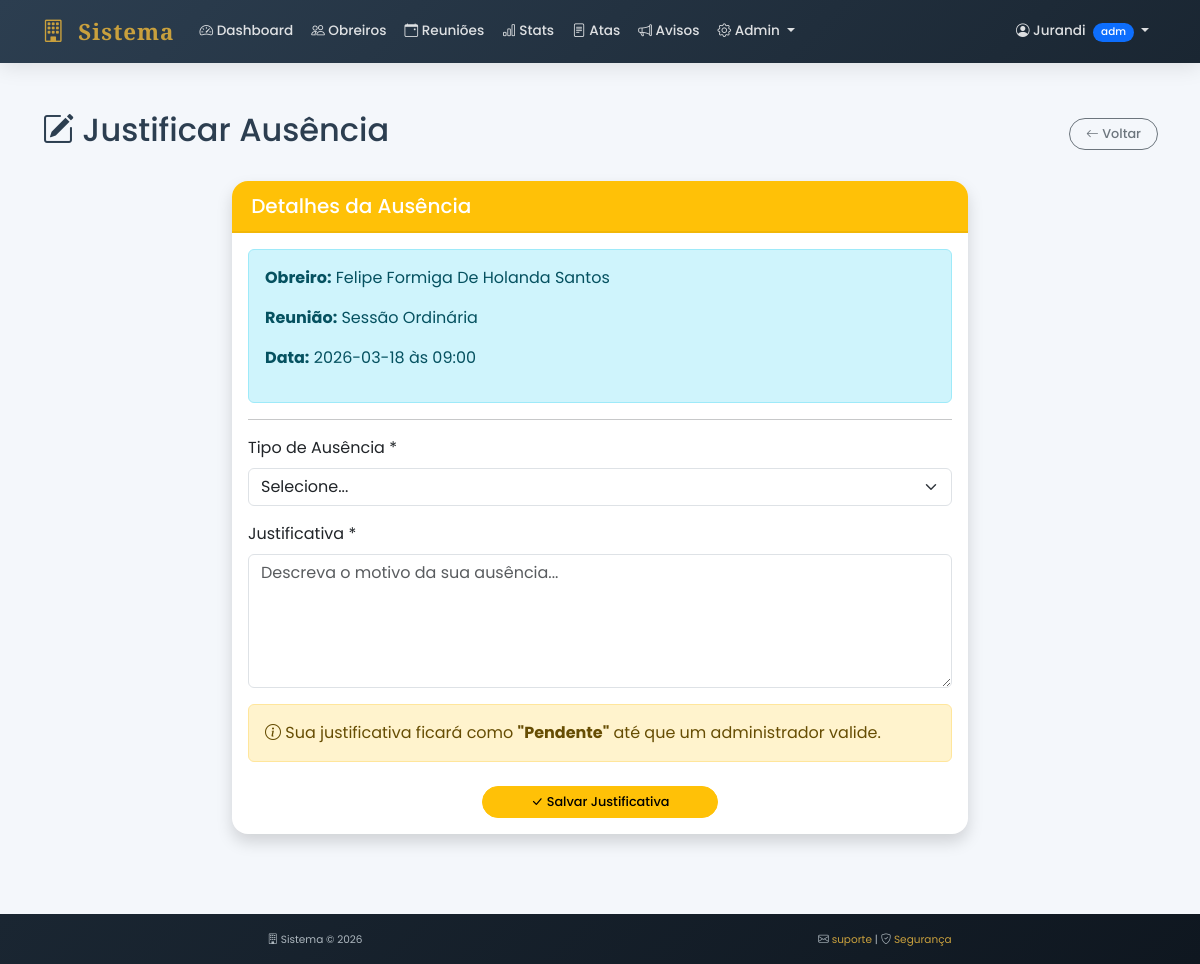
Page /presenca/justificar/9 (signed in) on the committed database.
### tables this page shows
CREATE TABLE usuarios (
        id INTEGER PRIMARY KEY AUTOINCREMENT,
        usuario TEXT UNIQUE NOT NULL,
        senha_hash TEXT NOT NULL,
        tipo TEXT NOT NULL,
        data_cadastro TEXT NOT NULL,
        nome_completo TEXT,
        cim_numero TEXT,
        loja_nome TEXT,
        loja_numero TEXT,
        loja_orient TEXT,
        ativo INTEGER DEFAULT 1
    , nome_maconico TEXT, grau_atual INTEGER DEFAULT 1, data_iniciacao DATE, data_elevacao DATE, data_exaltacao DATE, telefone TEXT, email TEXT, endereco TEXT, foto TEXT);

CREATE TABLE reunioes (
        id INTEGER PRIMARY KEY AUTOINCREMENT,
        titulo TEXT NOT NULL,
        tipo TEXT DEFAULT 'Ordinária',
        grau INTEGER,
        data DATE NOT NULL,
        hora_inicio TIME,
        hora_termino TIME,
        local TEXT,
        loja_id INTEGER,
        pauta TEXT,
        observacoes TEXT,
        status TEXT DEFAULT 'agendada',
        data_criacao TIMESTAMP DEFAULT CURRENT_TIMESTAMP,
        criado_por INTEGER,
        FOREIGN KEY (loja_id) REFERENCES lojas (id),
        FOREIGN KEY (criado_por) REFERENCES usuarios (id)
    );

### app.py (the view, shortened to what this page needs)
@app.route("/presenca/justificar/<int:id>", methods=["GET", "POST"])
@login_required
def justificar_ausencia(id):
    conn = get_db()
    cursor = conn.cursor()
    cursor.execute("""
        SELECT p.*, r.titulo, r.data as reuniao_data, r.hora_inicio,
               u.nome_completo, u.id as obreiro_id
        FROM presenca p
        JOIN reunioes r ON p.reuniao_id = r.id
        JOIN usuarios u ON p.obreiro_id = u.id
        WHERE p.id = ?
    """, (id,))
    presenca = cursor.fetchone()
    if not presenca:
        flash("Registro de presença não encontrado", "danger")
        return redirect("/reunioes")
    cursor.execute("SELECT * FROM tipos_ausencia WHERE ativo = 1")
    tipos_ausencia = cursor.fetchall()
    conn.close()
    return render_template("presenca/justificar.html",
                          presenca=presenca,
                          tipos_ausencia=tipos_ausencia)

### app.py (called while the page is built)
@app.context_processor
def inject_global():
    return {'datetime': datetime, 'now': datetime.now()}

def login_required(f):
    @wraps(f)
    def decorated_function(*args, **kwargs):
        if "usuario" not in session:
            flash("Faça login para acessar esta página", "warning")
            return redirect("/")
        return f(*args, **kwargs)
    return decorated_function

def get_db():
    conn = sqlite3.connect("banco.db")
    conn.row_factory = sqlite3.Row
    return conn

### templates/presenca/justificar.html (shortened to what this page needs)
{% extends "base.html" %}
{% block content %}
<div class="container-fluid py-4">
    <div class="container">
        <div class="d-flex justify-content-between align-items-center mb-4">
            <h2>
                <i class="bi bi-pencil-square"></i>
                Justificar Ausência
            </h2>
            <a href="javascript:history.back()" class="btn btn-outline-secondary">
                <i class="bi bi-arrow-left"></i> Voltar
            </a>
        </div>
        <div class="row">
            <div class="col-md-8 mx-auto">
                <div class="card shadow">
                    <div class="card-header bg-warning text-white">
                        <h5 class="mb-0">Detalhes da Ausência</h5>
                    </div>
                    <div class="card-body">
                        <div class="alert alert-info">
                            <p><strong>Obreiro:</strong> {{ presenca.nome_completo }}</p>
                            <p><strong>Reunião:</strong> {{ presenca.titulo }}</p>
                            <p><strong>Data:</strong>
                                {% if presenca.reuniao_data %}
                                    {{ presenca.reuniao_data[:10] }}
                                    {% if presenca.hora_inicio %}
                                        às {{ presenca.hora_inicio[:5] }}
                                    {% endif %}
                                {% else %}
                                    Data não disponível
                                {% endif %}
                            </p>
                        </div>
                        <hr>
                        <form method="POST" enctype="multipart/form-data">
                            <div class="mb-3">
                                <label class="form-label">Tipo de Ausência *</label>
                                <select class="form-select" name="tipo_ausencia" id="tipo_ausencia" required>
                                    <option value="">Selecione...</option>
                                </select>
                            </div>
                            <div class="mb-3">
                                <label class="form-label">Justificativa *</label>
                                <textarea class="form-control" name="justificativa" rows="5"
                                          placeholder="Descreva o motivo da sua ausência..." required>{{ presenca.justificativa or '' }}</textarea>
                            </div>
                            <div class="alert alert-warning">
                                <i class="bi bi-info-circle"></i>
                                Sua justificativa ficará como <strong>"Pendente"</strong> até que um administrador valide.
                            </div>
                            <div class="text-center mt-4">
                                <button type="submit" class="btn btn-warning btn-lg px-5">
                                    <i class="bi bi-check-lg"></i> Salvar Justificativa
                                </button>
                            </div>
                        </form>
                    </div>
                </div>
            </div>
        </div>
    </div>
</div>
{% endblock %}

### templates/base.html (style rules this page uses)
:root { --primary: #2c3e50; --secondary: #c9a03d; --dark: #1a2632; --light: #f8f9fa; --accent: #e67e22; }
body { font-family: 'Poppins', sans-serif; background-color: #f4f7fb; color: #2c3e50; }
.card { border: none; border-radius: 16px; box-shadow: 0 4px 15px rgba(0,0,0,0.05); transition: all 0.3s ease; overflow: hidden; }
.card-header { background-color: white; border-bottom: 2px solid rgba(0,0,0,0.05); padding: 0.8rem 1.2rem; font-weight: 600; }
.btn { border-radius: 50px; padding: 0.35rem 1rem; font-weight: 500; font-size: 0.8rem; transition: all 0.3s; }

### rows in the picture
usuarios: nome_completo "Felipe Formiga De Holanda Santos"
reunioes: titulo "Sessão Ordinária", data "2026-03-18", hora_inicio "09:00"

### other values in the picture
{{ session.tipo[:3] }} "adm"
